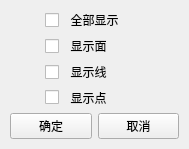
<?xml version="1.0" encoding="UTF-8"?>
<ui version="4.0">
 <class>NctiVisualModeDlg</class>
 <widget class="QWidget" name="NctiVisualModeDlg">
  <property name="geometry">
   <rect>
    <x>0</x>
    <y>0</y>
    <width>189</width>
    <height>149</height>
   </rect>
  </property>
  <property name="windowTitle">
   <string>VisualMode</string>
  </property>
  <widget class="QWidget" name="layoutWidget">
   <property name="geometry">
    <rect>
     <x>10</x>
     <y>10</y>
     <width>169</width>
     <height>129</height>
    </rect>
   </property>
   <layout class="QVBoxLayout" name="verticalLayout_2">
    <item>
     <layout class="QVBoxLayout" name="verticalLayout">
      <property name="leftMargin">
       <number>35</number>
      </property>
      <item>
       <widget class="QCheckBox" name="checkBox_all">
        <property name="text">
         <string>  全部显示</string>
        </property>
       </widget>
      </item>
      <item>
       <widget class="QCheckBox" name="checkBox_Face">
        <property name="text">
         <string>  显示面</string>
        </property>
       </widget>
      </item>
      <item>
       <widget class="QCheckBox" name="checkBox_Line">
        <property name="text">
         <string>  显示线</string>
        </property>
       </widget>
      </item>
      <item>
       <widget class="QCheckBox" name="checkBox_Marker">
        <property name="text">
         <string>  显示点</string>
        </property>
       </widget>
      </item>
     </layout>
    </item>
    <item>
     <layout class="QHBoxLayout" name="horizontalLayout">
      <item>
       <widget class="QPushButton" name="pushButton_ok">
        <property name="text">
         <string>确定</string>
        </property>
       </widget>
      </item>
      <item>
       <widget class="QPushButton" name="pushButton_cancel">
        <property name="text">
         <string>取消</string>
        </property>
       </widget>
      </item>
     </layout>
    </item>
   </layout>
  </widget>
 </widget>
 <resources/>
 <connections/>
</ui>
